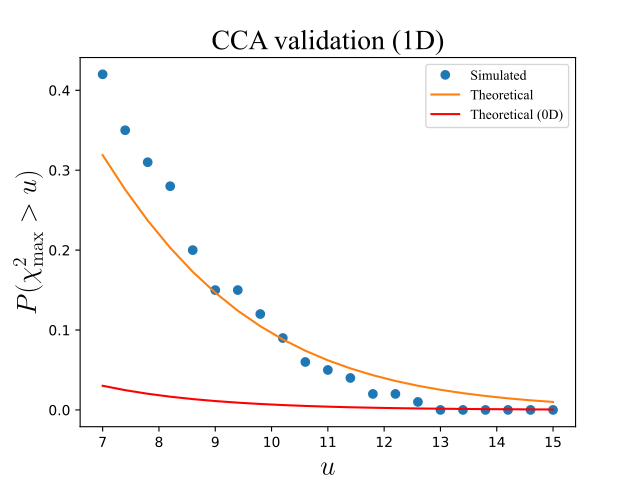

Generate this figure with Python:

from math import sqrt,log
import numpy as np
from matplotlib import pyplot
import rft1d


def here_cca_single_node(y, x):
	N          = y.shape[0]
	X,Y        = np.matrix(x.T).T, np.matrix(y)
	Z          = np.matrix(np.ones(N)).T
	Rz         = np.eye(N) - Z*np.linalg.inv(Z.T*Z)*Z.T
	XStar      = Rz * X
	YStar      = Rz * Y
	p,r        = 1.0, 1.0   #nContrasts, nNuisanceFactors
	m          = N - p - r
	H          = YStar.T * XStar  *  np.linalg.inv( XStar.T * XStar  )  * XStar.T * YStar / p
	W          = YStar.T  * (np.eye(nResponses)  -  XStar*np.linalg.inv(XStar.T*XStar)*XStar.T) * YStar  / m
	#estimate maximum canonical correlation:
	F          = np.linalg.inv(W)*H
	ff         = np.linalg.eigvals(  F  )
	fmax       = float( np.real(ff.max()) )
	r2max      = fmax * p  / (m + fmax*p)
	rmax       = sqrt(r2max)
	### compute test statistic:
	p,m        = float(N), float(y.shape[1])
	x2         = -(p-1-0.5*(m+2)) * log(  (1-rmax**2) )
	return x2


def here_cca(y, x):
	Q  = y.shape[1]
	z  = [here_cca_single_node(y[:,q,:], x)   for q in range(Q)]
	return np.array(z)




#(0) Set parameters:
np.random.seed(123456789)
nResponses  = 20  #20 or more for convergence
nNodes      = 101
nComponents = 2
nIterations = 100  #1000 or more for convergence
FWHM        = 15.0
W0          = np.eye(nComponents)
### derived parameters:
df          = nComponents
x           = np.linspace(0, 1, nResponses) #independent variable



#(1) Generate Gaussian 1D fields, compute test stat, store field maximum:
X2          = []
generator   = rft1d.random.GeneratorMulti1D(nResponses, nNodes, nComponents, FWHM, W0)
for i in range(nIterations):
	y       = generator.generate_sample()
	chi2    = here_cca(y, x)
	X2.append( chi2.max()  )
X2          = np.asarray(X2)


#(2) Compute survival function (SF) for the field maximumimum:
heights     = np.linspace(7, 15, 21)
sf          = np.array(  [ (X2>h).mean()  for h in heights]  )
sfE         = rft1d.chi2.sf(heights, df, nNodes, FWHM)  #theoretical
sf0D        = rft1d.chi2.sf0d(heights, df) #theoretical (0D)


#(3) Plot results:
pyplot.close('all')
name        = 'Times New Roman'
ax          = pyplot.axes()
ax.plot(heights, sf,   'o',  label='Simulated')
ax.plot(heights, sfE,  '-',  label='Theoretical')
ax.plot(heights, sf0D, 'r-', label='Theoretical (0D)')
ax.set_xlabel(r'$u$', size=20, usetex=True)
ax.set_ylabel(r'$P (\chi^2_\mathrm{max} > u)$', size=20, usetex=True)
leg = ax.legend()
pyplot.setp( leg.get_texts(), name=name)
ax.set_title("CCA validation (1D)", size=20, name=name)
# pyplot.show()
